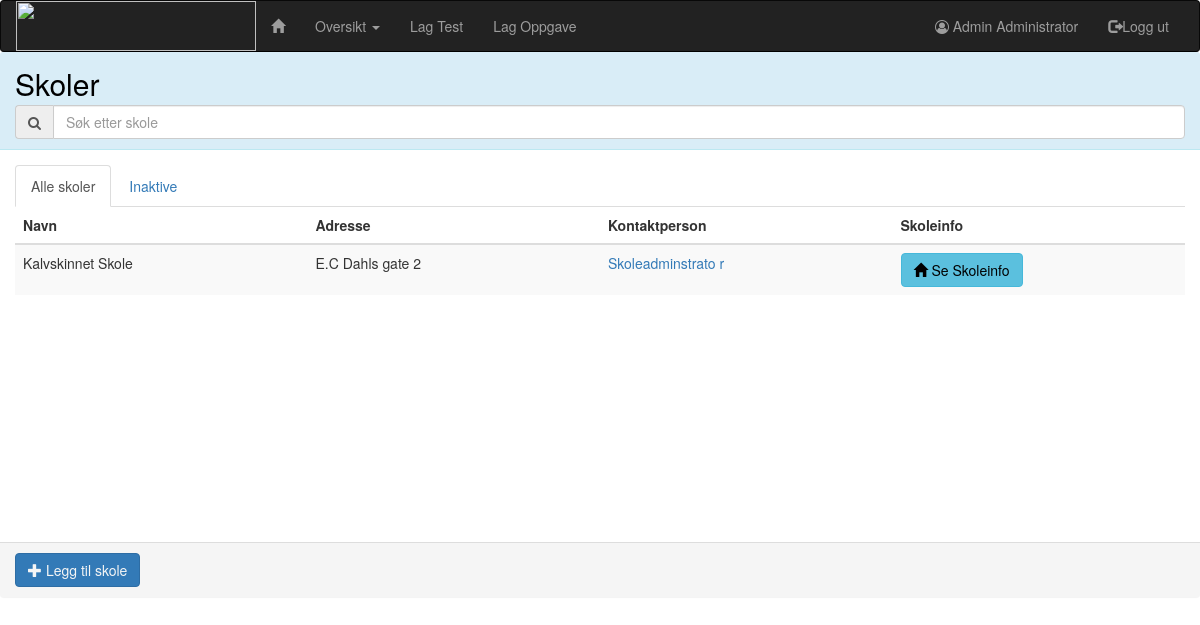
Screenshot of /administrasjon/skoler/ (signed in) with the database file from the repository.
### administration/models.py (models this page shows, shortened)
class Person(AbstractUser):
    grades = models.ManyToManyField(Grade, default="", blank=True, verbose_name="klasse")
    SEX = [
        ("M", "Gutt"),
        ("F", "Jente")
    ]
    ROLE = [
        (1, "Elev"),
        (2, 'Lærer'),
        (3, 'Skoleadministrator'),
        (4, 'Administrator')
    ]
    sex = models.CharField(max_length=1, choices=SEX, verbose_name="kjønn", null=True)
    date_of_birth = models.DateField(max_length=8, verbose_name='Fødselsdato', null=True)
    role = models.IntegerField(choices=ROLE, default=1, verbose_name='brukertype')
    tests = models.ManyToManyField('maths.Test', blank=True, verbose_name='tester')
    class Meta:
        ordering = ['username']

class School(models.Model):
    school_administrator = models.ForeignKey('Person', null=True, blank=True, verbose_name='Skoleadministrator',
                                             help_text='Ikke påkrevd. Opprett en ny skoleadministrator ved å trykke på plusstegnet til høyre.',
                                             on_delete=models.SET_NULL)
    school_name = models.CharField(max_length=100, verbose_name='Navn')
    school_address = models.CharField(max_length=100, verbose_name='Adresse')
    is_active = models.BooleanField(default=True, verbose_name='aktiv',
                                    help_text='Angir at denne skolen er aktiv. Avmerk denne i stedet for å slette skolen.')
    class Meta:
        ordering = ['school_name']

### administration/views.py (the view)
# urls.py: url(r'skoler/$', views.SchoolListView.as_view(), name='schoolList'),
class SchoolListView(SchoolAdministratorCheck, generic.ListView):
    login_url = reverse_lazy('login')
    model = School
    template_name = 'administration/school_list.html'
    def get_context_data(self, **kwargs):
        if self.request.user.role == 3:
            context = super(SchoolListView, self).get_context_data(**kwargs)
            context['object_list'] = School.objects.filter(school_administrator=self.request.user.id)
            return context
        return super(SchoolListView, self).get_context_data(**kwargs)

### administration/templates/administration/school_list.html (shortened to what this page needs)
{% extends 'matistikk/base.html' %}
{% load bootstrap3 %}
{% block body %}
    <div class="panel panel-info">
        <div class="panel-heading">
            <h2>Skoler</h2>
            <div class="input-group">
                    <span class="input-group-addon">
                            <i class="fa fa-search"></i>
                        </span>
                <input type="text" class="form-control" id="search"
                       onkeyup="schoolSearch('schooltable'); schoolSearch('inactivetable');"
                       placeholder="Søk etter skole">
            </div>
        </div>
        <div class="panel-body">
            <ul class="nav nav-tabs">
                <li class="nav active"><a href="#A" data-toggle="tab">Alle skoler</a></li>
                <li class="nav"><a href="#B" data-toggle="tab">Inaktive</a></li>
            </ul>
            <div class="tab-content">
                <div class="tab-pane fade in active" id="A">
                    {% if object_list %}
                        <table class="table table-hover table-striped table-responsive" id="schooltable">
                            <thead>
                            <tr>
                                <th>Navn</th>
                                <th>Adresse</th>
                                <th>Kontaktperson</th>
                                <th>Skoleinfo</th>
                            </tr>
                            </thead>
                            <tbody>
                            {% for school in object_list %}
                                {% if school.is_active %}
                                    <tr class="clickable-row"
                                        data-href="{% url 'administration:schoolDetail' school.id %}"
                                        style="cursor: pointer" id="schoolTable">
                                        <td>{{ school.school_name }}</td>
                                        <td>{{ school.school_address }}</td>
                                        <td>
                                            {% if school.school_administrator.username %}
                                                <a href="{% url 'administration:personDetail' school.school_administrator.username %}">{{ school.school_administrator.get_full_name }}</a>
                                            {% endif %}
                                        </td>
                                        <td><a class="btn btn-info"
                                               href="{% url 'administration:schoolDetail' school.id %}"><span
                                                class="glyphicon glyphicon-home" aria-hidden="true"></span> Se Skoleinfo</a>
                                        </td>
                                    </tr>
                                {% endif %}
                            {% endfor %}
                            </tbody>
                        </table>
                    {% else %}
                        <h3>Ingen skoler er lagt til</h3>
                    {% endif %}
                </div>
            </div>
        </div>
        {% if request.user.role == 4 %}
            <div class="panel-footer">
                <a class="btn btn-primary" href="{% url 'administration:schoolCreate' %}"><span
                        class="glyphicon glyphicon-plus"
                        aria-hidden="true" id="addSchoolBtn"></span> Legg
                    til skole</a>
            </div>
            </div>
        {% endif %}
{% endblock %}

### templates/matistikk/base.html (shortened to what this page needs)
<!DOCTYPE html>
<html lang="en">
<head>
    {% load staticfiles %}
    <link rel="stylesheet" href="https://maxcdn.bootstrapcdn.com/bootstrap/3.3.7/css/bootstrap.min.css">
    <link rel="stylesheet" type="text/css" href="{% static 'administration/style.css' %}"/>
    <link rel="stylesheet" href="https://maxcdn.bootstrapcdn.com/font-awesome/4.7.0/css/font-awesome.min.css">
</head>
<body>
{% if request.user.role == 4 %}
    <nav class="navbar navbar-inverse">
        <div class="container-fluid">
            <div class="navbar-header">
                <a class="pull left" href="{% url 'index' %}"><img src="http://bildr.no/image/Tjl2U25M.jpeg" width="240"
                                                                   height="50"/></a>
            </div>
            <div class="navbar-collapse collapse" id="navbar">
                <ul class="nav navbar-nav">
                    <li><a href="{% url 'index' %}"><span class="glyphicon glyphicon-home "></span></a></li>
                    <li class="dropdown">
                        <a href="#" class="dropdown-toggle" data-toggle="dropdown" role="button" aria-haspopup="true"
                           aria-expanded="false" id="overviewDropdown">Oversikt <span class="caret"></span></a>
                    </li>
                    <li><a href="{% url 'maths:taskCollectionCreate' %}" id="createTestBtn">Lag Test</a></li>
                    <li><a href="{% url 'maths:createTask' %}" id="createTask">Lag Oppgave</a></li>
                </ul>
                <ul class="nav navbar-nav navbar-right">
                    <li><a href="{% url 'administration:myPage' request.user.username %}" id="myPageBtn"><i
                            class="fa fa-user-circle-o"
                            aria-hidden="true"></i> {{ request.user.first_name }} {{ request.user.last_name }}
                    </a></li>
                    <li><a href="{% url 'logout' %}" id="logout"><span class="glyphicon glyphicon-log-out"></span>Logg
                        ut</a></li>
                </ul>
            </div>
        </div>
    </nav>
{% endif %}
{% block body %}
{% endblock %}
</body>
</html>

### administration/static/administration/style.css (style rules this page uses)
.tab-content { overflow: auto; max-height: 60vh; min-height: 40vh; }
.navbar { margin-bottom: 0; }
p, h1, h2, h3, h4, h5, h6 { color: black; }
.btn { color: black; }
.btn-primary { color: whitesmoke; }
.navbar { border-bottom-color: black; }
html, body { height: 100%; margin: 0px; padding: 0px; }
.panel { border: none; }
.table { width: 100%; max-width: 100%; margin-bottom: 20px; table-layout: fixed; }
.panel-heading h2 { margin-top: 5px; margin-bottom: 5px; }
.panel { margin-bottom: 0px; }

### rows the page displays
Person: user.first_name "Admin", user.last_name "Administrator"
School: school_name "Kalvskinnet Skole", school_address "E.C Dahls gate 2", school_administrator.get_full_name "Skoleadminstrato r"
